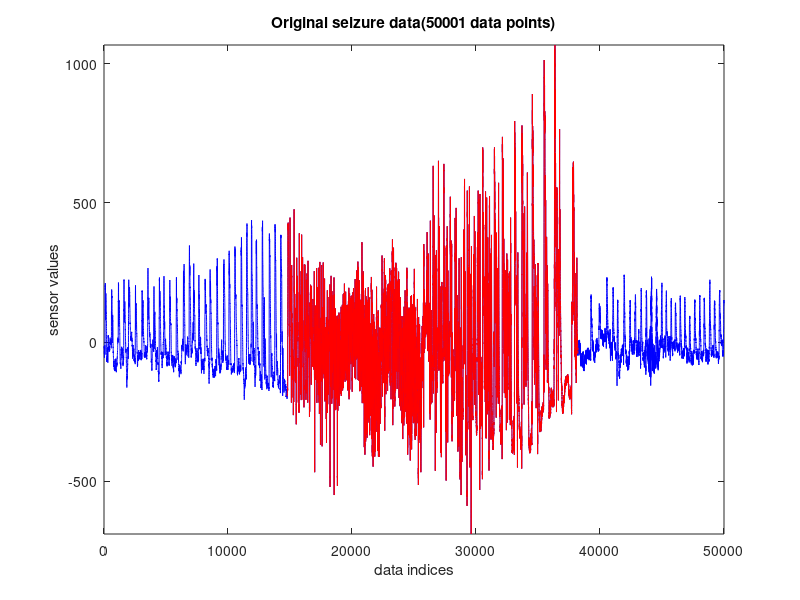

MATLAB code to generate this figure:
load testdataint.mat;

t = 1:50001;
seizurefirst = find(seizuretag,1,'first');
seizurelast = find(seizuretag,1,'last');
vectorsize = seizurelast-seizurefirst+1;

t1 = linspace(seizurefirst,seizurelast,vectorsize);
seizuring = seizuredata(seizurefirst:seizurelast);
% deal with the data
%seizuring  = seizuretag.*seizuredata;
plot(t,seizuredata,'-b');
hold on;
plot(t1,seizuring,'-r');
title('Original seizure data(50001 data points)');
xlabel('data indices') % x-axis label
ylabel('sensor values') % y-axis label
axis([0 50001 min(seizuredata) max(seizuredata)]);